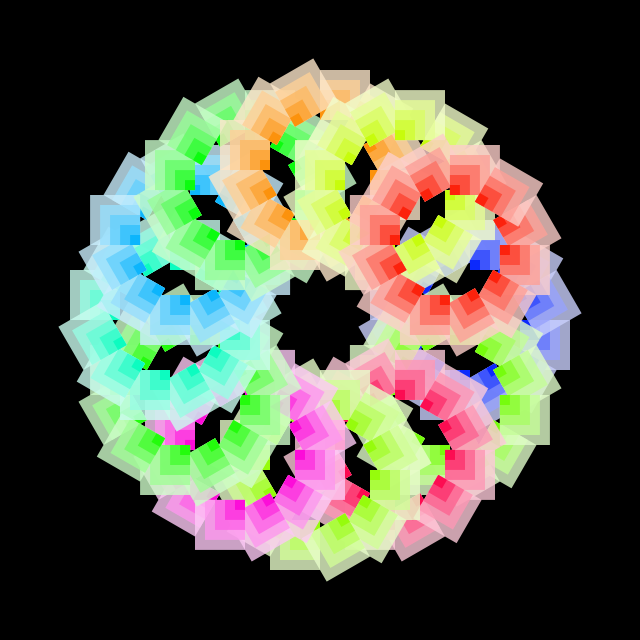
Frame 1 (no input)
Frame 60 (the mouse pressed at the canvas centre just before this capture): identical to frame 1, image omitted
Frame 120 (the mouse held since frame 60 and released just before this capture): identical to frame 1, image omitted

The Processing sketch that drew this single still picture (run headless with seeded random() and noise(); from frame 60 on, the mouse is pressed at the canvas centre):

// Processing sketch: sketch_032
// ── sketch_032.pde
void setup() {
    size(640, 640);
    colorMode(HSB, 100);
    background(0);
    noStroke();
    
    translate(width/2, height/2);
    
    for(int r1 = 0; r1 < 360; r1 += 30){
        pushMatrix();
        rotate(radians(r1));
        translate(150, 0);
        
        float h = random(100);
        
        for(int r2 = 0; r2 < 360; r2 += 30){
            pushMatrix();
            rotate(radians(r2));
            translate(50, 0);
            
            for(int i = 1; i <= 5; i++){
                int sz = 60 - i*10;
                fill(h, i * 20, 99, 80);
                //rectMode(CENTER);
                rect(0, 0, sz, sz);
            }
            popMatrix();
        }
        popMatrix();
    }
}

void draw() {
}

void keyTyped() {
    if (key == 's' || key == 'S') {
        save("screen.png");
    }
}
